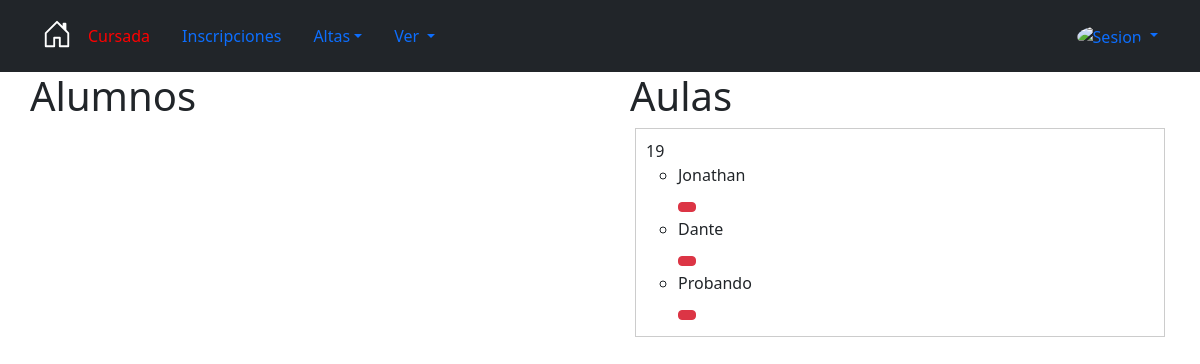
/Clases/asignar_alumno_a_aula/1 (signed in), run on an earlier commit of the app's database.
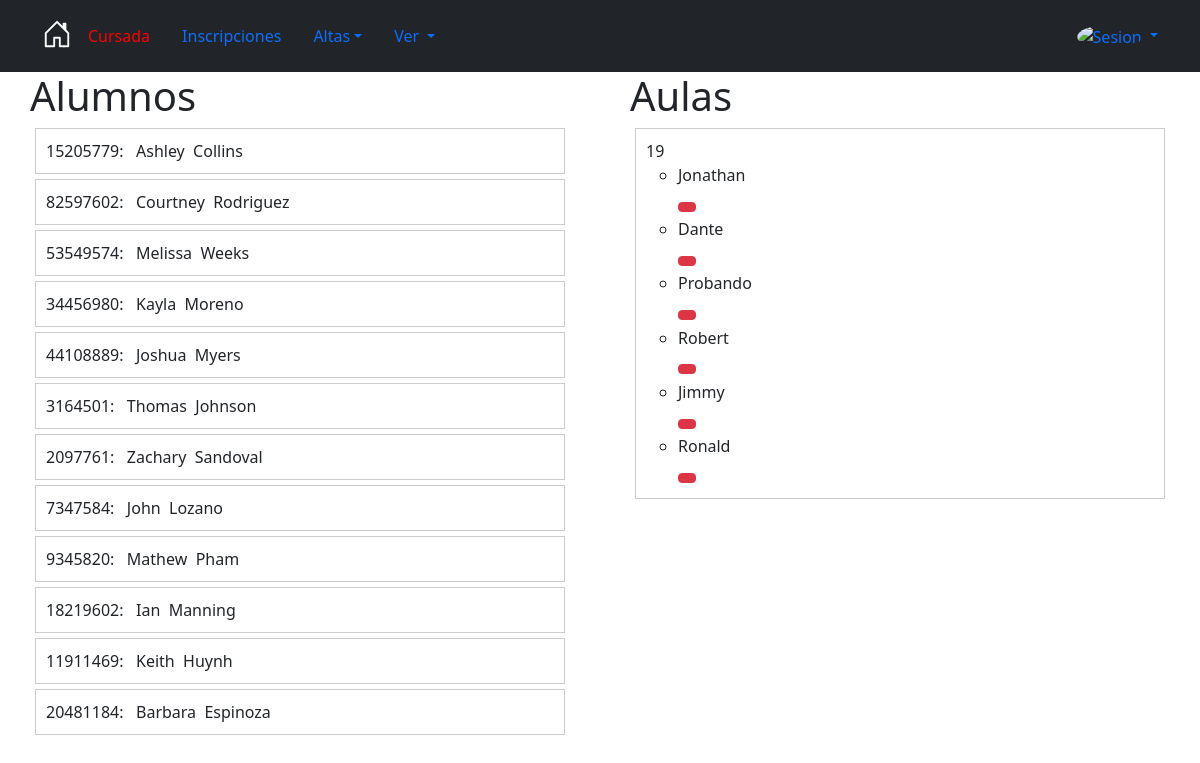
And on a later commit of the database.
### Core/models.py (models this page shows, shortened)
class Aula(models.Model):
    estudiantes = models.ManyToManyField(
        'Estudiante',
        blank=True,
        related_name="aulas_del_estudiante",
    )
    division = models.ForeignKey(
        'Division',
        unique=False,
        null=False,  # Asegura que cada aula tenga una división asociada
        blank=False,
        on_delete=models.CASCADE,
        related_name="aulas"  # Hace que el acceso a las aulas asociadas con una división sea más claro
    )
    class Meta:
        db_table = 'Aula'

class Persona(models.Model):
    MAXNOMBRE = 50
    MAXAPELLIDO = 50
    REGEX_NOMBRE = '^[0-9a-zA-Z-_ .]{3,100}$'
    REGEX_NUMERO = '^[0-9]{1,12}$'
    MAXDNI =11
    MAXDIRECCION = 100
    MAXTELEFONO = 10
    Nombre = models.CharField(
        help_text= "Nombre",
        max_length = MAXNOMBRE,
        unique= False,
        null= False,
        blank= False,
        validators= [RegexValidator(regex=REGEX_NOMBRE)],
        error_messages= {
            'max_length': "El nombre puede tener a lo sumo {} caracteres".format(MAXNOMBRE),
            'blank': "El nombre es obligatorio"
        }
    )
    Apellido = models.CharField(
        help_text="Apellido",
        max_length=MAXAPELLIDO,
        unique=False,
        null=False,
        blank=False,
        validators=[RegexValidator(regex=REGEX_NOMBRE)],
        error_messages={
            'max_length': "El apellido puede tener a lo sumo {} caracteres".format(MAXNOMBRE),
            'blank': "El apéllido es obligatorio"
        }
    )
    Dni= models.CharField(
        help_text= "ingrese DNI",
        max_length = MAXDNI,
        unique= True,
        null= False,
        blank= False,
        error_messages= {
            'max_length': "El dni puede tener a lo sumo {} caracteres".format(MAXDNI),
            'unique': "El dni ingresado ya existe",
            'blank': "El dni es obligatorio"
        }
    )
    Localidad=models.ForeignKey(
        Localidad,
        null=False,
        blank=False,
        on_delete=models.CASCADE,
        help_text="Ingrese Localidad",
        error_messages={
        }
    )
    Direccion=models.CharField(
        help_text= "Direccion",
        max_length = MAXDIRECCION,
        unique= False,
        null= False,
        blank= False,
        error_messages= {
            'max_length': "El dni puede tener a lo sumo {} caracteres".format(MAXDNI),
            'unique': "El dni ingresado ya existe",
            'blank': "El dni es obligatorio"
        }
    )
    Email = models.EmailField(
        help_text="Ingrese email valido",
        unique=True,
        null=True,
        blank=True,
        primary_key=False,
        error_messages={
            'unique': "Otra persona tiene ese email",
        }
    )
    Telefono= models.CharField(
        help_text="Telefono ",
        max_length=MAXTELEFONO,
        unique=False,
        null=True,
        blank=True,
        primary_key=False,
        validators=[RegexValidator(regex=REGEX_NUMERO)],
        error_messages={
            'max_length': "El telefono puede tener a lo sumo {} caracteres".format(MAXTELEFONO),
        }
    )
    def __str__(self):
        return "{0}, {1}, {2}".format(self.Dni, self.Apellido, self.Nombre)

class Estudiante(Persona):
    def dia_futuro(value):
        hoy = date.today()
        if hoy <  value:
            raise ValidationError('La fecha ingresada es mayor a la actual')
        return value
    legajo = models.CharField(max_length= 50,unique= True)
    fechaInscripcion = models.DateField(default = now,validators=[dia_futuro])
    aulas = models.ManyToManyField(
        'Aula',
        blank=True,
        related_name='estudiantes_en_aula'
        )

class Persona(models.Model):
    MAXNOMBRE = 50
    MAXAPELLIDO = 50
    REGEX_NOMBRE = '^[0-9a-zA-Z-_ .]{3,100}$'
    REGEX_NUMERO = '^[0-9]{1,12}$'
    MAXDNI =11
    MAXDIRECCION = 100
    MAXTELEFONO = 10
    Nombre = models.CharField(
        help_text= "Nombre",
        max_length = MAXNOMBRE,
        unique= False,
        null= False,
        blank= False,
        validators= [RegexValidator(regex=REGEX_NOMBRE)],
        error_messages= {
            'max_length': "El nombre puede tener a lo sumo {} caracteres".format(MAXNOMBRE),
            'blank': "El nombre es obligatorio"
        }
    )
    Apellido = models.CharField(
        help_text="Apellido",
        max_length=MAXAPELLIDO,
        unique=False,
        null=False,
        blank=False,
        validators=[RegexValidator(regex=REGEX_NOMBRE)],
        error_messages={
            'max_length': "El apellido puede tener a lo sumo {} caracteres".format(MAXNOMBRE),
            'blank': "El apéllido es obligatorio"
        }
    )
    Dni= models.CharField(
        help_text= "ingrese DNI",
        max_length = MAXDNI,
        unique= True,
        null= False,
        blank= False,
        error_messages= {
            'max_length': "El dni puede tener a lo sumo {} caracteres".format(MAXDNI),
            'unique': "El dni ingresado ya existe",
            'blank': "El dni es obligatorio"
        }
    )
    Localidad=models.ForeignKey(
        Localidad,
        null=False,
        blank=False,
        on_delete=models.CASCADE,
        help_text="Ingrese Localidad",
        error_messages={
        }
    )
    Direccion=models.CharField(
        help_text= "Direccion",
        max_length = MAXDIRECCION,
        unique= False,
        null= False,
        blank= False,
        error_messages= {
            'max_length': "El dni puede tener a lo sumo {} caracteres".format(MAXDNI),
            'unique': "El dni ingresado ya existe",
            'blank': "El dni es obligatorio"
        }
    )
    Email = models.EmailField(
        help_text="Ingrese email valido",
        unique=True,
        null=True,
        blank=True,
        primary_key=False,
        error_messages={
            'unique': "Otra persona tiene ese email",
        }
    )
    Telefono= models.CharField(
        help_text="Telefono ",
        max_length=MAXTELEFONO,
        unique=False,
        null=True,
        blank=True,
        primary_key=False,
        validators=[RegexValidator(regex=REGEX_NUMERO)],
        error_messages={
            'max_length': "El telefono puede tener a lo sumo {} caracteres".format(MAXTELEFONO),
        }
    )
    def __str__(self):
        return "{0}, {1}, {2}".format(self.Dni, self.Apellido, self.Nombre)

class inscripcionEstudianteCiclo(models.Model):
    estudiante = models.ForeignKey(
        Estudiante,
        null=True,
        on_delete=models.CASCADE,
    )
    ciclo = models.ForeignKey(
        Ciclo,
        null=True,
        on_delete=models.CASCADE
    )
    anio = models.ForeignKey(
        AnioPlan,
        on_delete=models.CASCADE
    )
    fecha = models.DateTimeField(default=now)
    class Meta:
        unique_together = ['estudiante', 'ciclo', 'anio']

### Clases/views.py (the view)
# urls.py: re_path(r'^asignar_alumno_a_aula/(?P<idAnio>\d+)$', views.asignar_alumno_a_aula, name= 'asignar_alumno_a_aula'),
@login_required
def asignar_alumno_a_aula(request, idAnio):
    print("asignar alumno", idAnio)
    ciclo = Ciclo.objects.get(esActual = 'True')
    divisiones = Division.objects.filter(anio_id=idAnio,ciclo=ciclo)
    estudiantes_inscritos = inscripcionEstudianteCiclo.objects.filter(anio=idAnio,ciclo = ciclo)
    print("estudiuantes inscriptos",estudiantes_inscritos)
    for division in divisiones:
        aulas_existen = Aula.objects.filter(division=division).exists()
        if not aulas_existen:
            Aula.objects.create(division=division)
    aulas = Aula.objects.filter(division__in=divisiones)
    estudiantes_aula = {}  # Cambiaremos a un diccionario para asociar estudiantes con aulas
    for aula in aulas:
        estudiantes_aula[aula.id] = aula.estudiantes.all()
        print(aula.estudiantes.all())
    estudiantes_no_en_aula = []
    ids_estudiantes_aula = [estudiante.id for aula_estudiantes in estudiantes_aula.values() for estudiante in aula_estudiantes]
    print("Estudiates e aulas",ids_estudiantes_aula)
    print((ids_estudiantes_aula))
    for estudiante in estudiantes_inscritos:
        print("id estudiante*****",estudiante.estudiante.id,ids_estudiantes_aula)
        if estudiante.estudiante.id not in ids_estudiantes_aula:
            estudiantes_no_en_aula.append(estudiante)
    print("no en aula", estudiantes_no_en_aula)
    return render(request, 'Division/asignar_alumnno_aula.html', {'aulas': aulas,
                                                                'estudiantes': estudiantes_no_en_aula,
                                                                'estudiantes_aula': estudiantes_aula,
                                                                'estudiantes_no_en_aula': estudiantes_no_en_aula})

### Clases/templates/Division/asignar_alumnno_aula.html (shortened to what this page needs)
{% extends 'base.html' %}
{% block content %}
<!DOCTYPE html>
<html>
<head>
</head>
<cuerpo>
    <div id="alumnos-container">
        <h1>Alumnos</h1>
        <ul id="alumnos-list">
            {% for estudiante in estudiantes %}
                <li class="alumno" draggable="true" ondragstart="handleDragStart(event,
                '{{ estudiante.estudiante.Dni }}',
                '{{ estudiante.estudiante.id }}',
                '{{ estudiante.estudiante.Nombre }}')"
                data-id="{{ estudiante.estudiante.id }}"
                data-dni="{{ estudiante.estudiante.Dni }}"
                data-nombre="{{ estudiante.estudiante.Nombre }}">
                {{ estudiante.estudiante.Dni  }}: &nbsp {{ estudiante.estudiante.Nombre  }}&nbsp {{estudiante.estudiante.Apellido}}</li>
            {% endfor %}
        </ul>
    </div>
    <div id="aulas-container">
        <h1>Aulas</h1>
        <ul id="aulas-list">
            {% for aula in aulas %}
                <li class="aula" ondrop="drop(event)" ondragover="allowDrop(event)" data-id="{{ aula.id }}">
                    {{ aula.id }}
                    <ul>
                        {% for estudiante_id, estudiante in estudiantes_aula.items %}
                            {% if estudiante_id == aula.id %}
                                {% for e in estudiante %}
                                    <li>
                                        <h6>{{ e.Nombre }}</h6>
                                        <button class="btn btn-danger btn-sm" onclick="eliminarAlumno('{{ aula.id }}', '{{ e.id }}')">
                                        </button>
                                    </li>
                                {% endfor %}
                            {% endif %}
                        {% endfor %}
                    </ul>
                </li>
            {% endfor %}
        </ul>
    </div>
</cuerpo>
</html>
{% endblock content %}

### principal/templates/base.html (shortened to what this page needs)
<!DOCTYPE html>
<html lang="en">
<head>
    <link href="https://cdn.jsdelivr.net/npm/bootstrap@5.2.3/dist/css/bootstrap.min.css" rel="stylesheet">
</head>
{% block header %}
<body>
  <header class= "p-3 text-bg-dark">
  <div class="container">
      <div class="d-flex flex-wrap align-items-center justify-content-center justify-content-lg-start" >
          <ul class="nav col-12 col-lg-auto me-lg-auto mb-2 justify-content-center mb-md-0">
              <li class="nav-item">
                  <a class="nav text-left" href="/home2"  role="button"  aria-haspopup="true" aria-expanded="false">
                  </a>
              </li>
              <li class="nav-item" >
                  <a class="nav-link ml-auto text-left" style="color:red" href="/Core/menuCursada"  role="button"  aria-haspopup="true" aria-expanded="false">Cursada</a>
              </li>
              <li class="nav-item">
                  <a class="nav-link ml-auto text-left" href="/Core/inscripcion"  role="button"  aria-haspopup="true" aria-expanded="false">Inscripciones</a>
              </li>
                  <li class="nav-item dropdown">
                      <a class="nav-link dropdown-toggle" href="#" role="button" data-bs-toggle="dropdown" aria-expanded="false">
                          Altas</a>
                  </li>
                 <li class="nav-item dropdown">
                  <a class="nav-link dropdown-toggle" href="#" role="button" data-bs-toggle="dropdown" aria-expanded="false">Ver </a>
                  </li>
          </ul>
            <div class="dropdown text-end">
              <a href="#" class="d-block text-decoration-none dropdown-toggle" data-bs-toggle="dropdown" aria-expanded="false">
                <img  alt="Sesion" class="rounded-circle" width="32" height="32">
              </a>
            </div>
          </div>
        </div>
      </header>
      {% endblock header %}
      {% block content %}
      {% endblock %}
</body>
</html>

### Clases/templates/Division/asignar_alumnno_aula.html (style rules this page uses)
cuerpo { display: flex; justify-content: space-around; }
#alumnos-container, #aulas-container { width: 45%; }
.alumno, .aula { padding: 10px; border: 1px solid #ccc; margin: 5px; cursor: grab; }
#alumnos-list, #aulas-list { list-style: none; padding: 0; }

What changed in the data, as far as the page shows it:
added inscripcionEstudianteCiclo: estudiante.Dni "15205779", estudiante.Nombre "Ashley", estudiante.Apellido "Collins"
added inscripcionEstudianteCiclo: estudiante.Dni "82597602", estudiante.Nombre "Courtney", estudiante.Apellido "Rodriguez"
added inscripcionEstudianteCiclo: estudiante.Dni "53549574", estudiante.Nombre "Melissa", estudiante.Apellido "Weeks"
added inscripcionEstudianteCiclo: estudiante.Dni "34456980", estudiante.Nombre "Kayla", estudiante.Apellido "Moreno"
added inscripcionEstudianteCiclo: estudiante.Dni "44108889", estudiante.Nombre "Joshua", estudiante.Apellido "Myers"
added inscripcionEstudianteCiclo: estudiante.Dni "3164501", estudiante.Nombre "Thomas", estudiante.Apellido "Johnson"
added inscripcionEstudianteCiclo: estudiante.Dni "2097761", estudiante.Nombre "Zachary", estudiante.Apellido "Sandoval"
added inscripcionEstudianteCiclo: estudiante.Dni "7347584", estudiante.Nombre "John", estudiante.Apellido "Lozano"
added inscripcionEstudianteCiclo: estudiante.Dni "9345820", estudiante.Nombre "Mathew", estudiante.Apellido "Pham"
added inscripcionEstudianteCiclo: estudiante.Dni "18219602", estudiante.Nombre "Ian", estudiante.Apellido "Manning"
added inscripcionEstudianteCiclo: estudiante.Dni "11911469", estudiante.Nombre "Keith", estudiante.Apellido "Huynh"
added inscripcionEstudianteCiclo: estudiante.Dni "20481184", estudiante.Nombre "Barbara", estudiante.Apellido "Espinoza"
added Estudiante: Nombre "Robert"
added Estudiante: Nombre "Jimmy"
added Estudiante: Nombre "Ronald"
